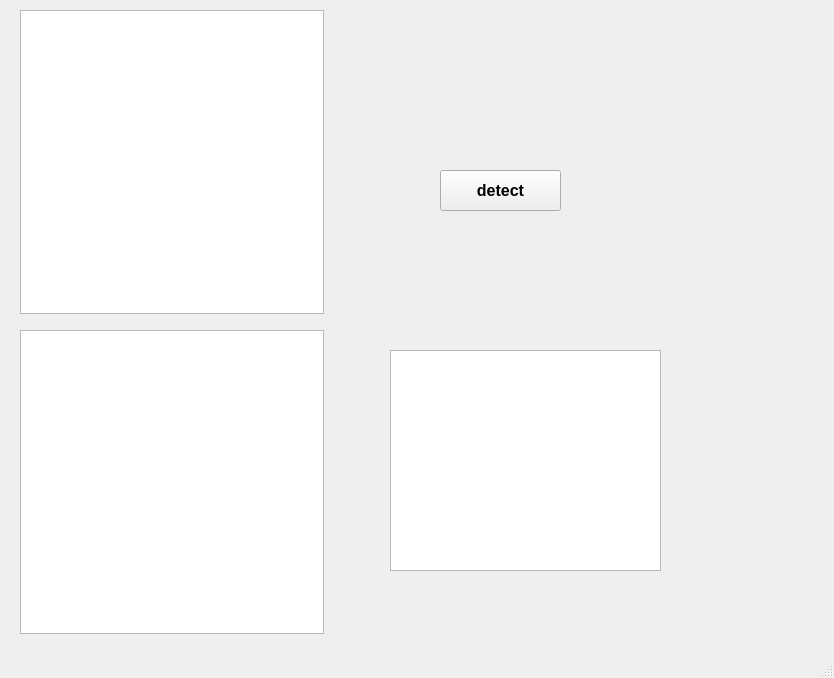
<?xml version="1.0" encoding="UTF-8"?>
<ui version="4.0">
 <class>MainWindow</class>
 <widget class="QMainWindow" name="MainWindow">
  <property name="geometry">
   <rect>
    <x>0</x>
    <y>0</y>
    <width>834</width>
    <height>678</height>
   </rect>
  </property>
  <property name="windowTitle">
   <string>MainWindow</string>
  </property>
  <widget class="QWidget" name="centralwidget">
   <widget class="QGraphicsView" name="graphicsView">
    <property name="geometry">
     <rect>
      <x>20</x>
      <y>10</y>
      <width>304</width>
      <height>304</height>
     </rect>
    </property>
   </widget>
   <widget class="QGraphicsView" name="graphicsView_2">
    <property name="geometry">
     <rect>
      <x>20</x>
      <y>330</y>
      <width>304</width>
      <height>304</height>
     </rect>
    </property>
   </widget>
   <widget class="QPushButton" name="pushButton">
    <property name="geometry">
     <rect>
      <x>440</x>
      <y>170</y>
      <width>121</width>
      <height>41</height>
     </rect>
    </property>
    <property name="font">
     <font>
      <pointsize>12</pointsize>
      <weight>75</weight>
      <bold>true</bold>
     </font>
    </property>
    <property name="text">
     <string>detect</string>
    </property>
   </widget>
   <widget class="QTextBrowser" name="textBrowser">
    <property name="geometry">
     <rect>
      <x>390</x>
      <y>350</y>
      <width>271</width>
      <height>221</height>
     </rect>
    </property>
   </widget>
  </widget>
  <widget class="QMenuBar" name="menubar">
   <property name="geometry">
    <rect>
     <x>0</x>
     <y>0</y>
     <width>834</width>
     <height>22</height>
    </rect>
   </property>
  </widget>
  <widget class="QStatusBar" name="statusbar"/>
 </widget>
 <resources/>
 <connections/>
</ui>
